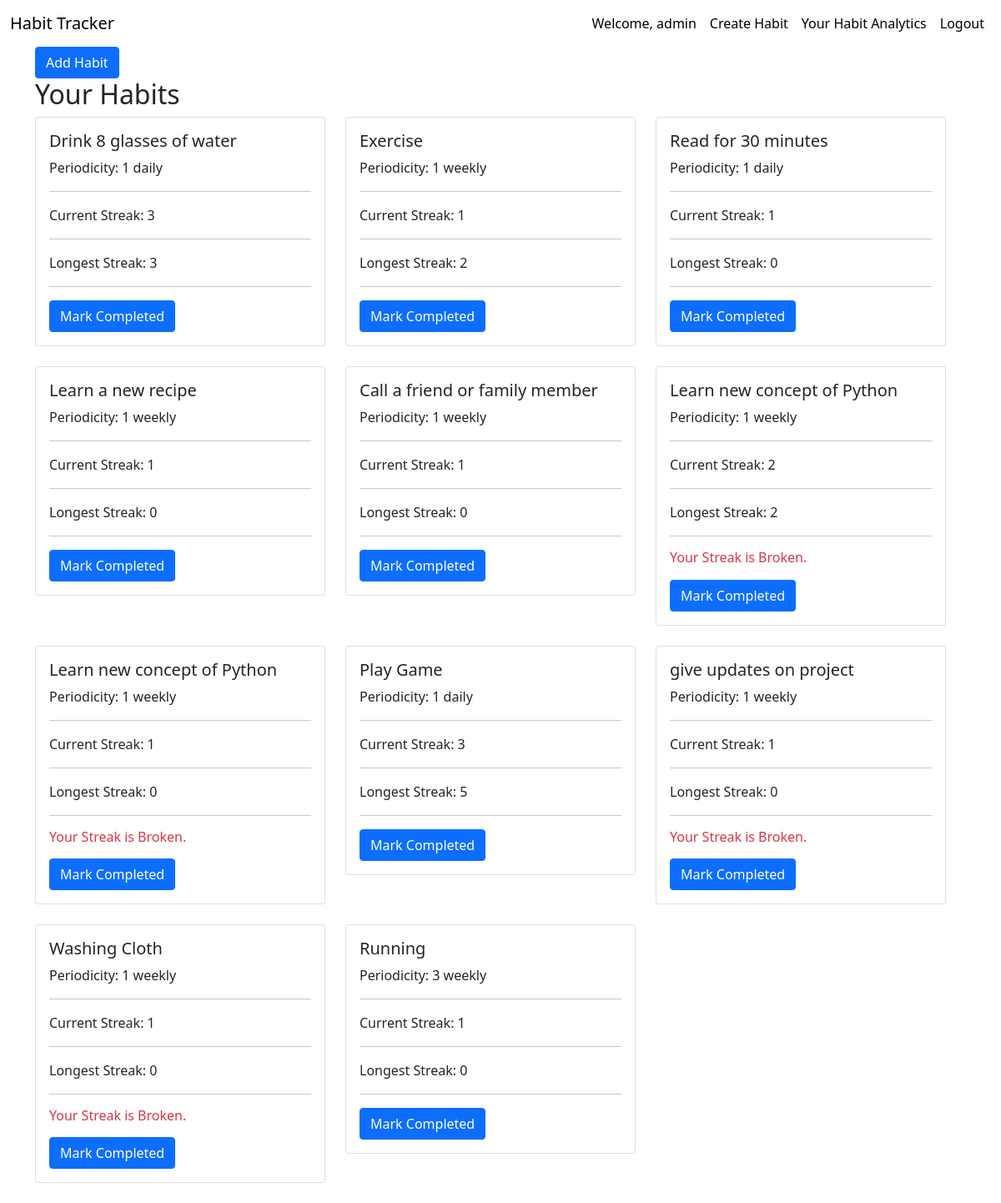
The app's page / (signed in) with its own data.
### core/models.py (models this page shows, shortened)
class Habit(models.Model):
    FREQUENCY_CHOICES = [
        ('daily', 'Daily'),
        ('weekly', 'Weekly'),
    ]
    user = models.ForeignKey(User, on_delete=models.CASCADE)
    task = models.CharField(max_length=200)
    periodicity = models.PositiveIntegerField()
    frequency = models.CharField(max_length=10, choices=FREQUENCY_CHOICES)
    current_streak = models.PositiveIntegerField(default=0)
    longest_streak = models.PositiveIntegerField(default=0)
    last_completed_date = models.DateField(null=True, blank=True)
    broken = models.BooleanField(default=False)
    missed_completions = models.PositiveIntegerField(default=0)
    created_date = models.DateField(auto_now_add=True)

### core/views.py (the view)
# urls.py: path('', views.HabitListView.as_view(), name='habit_list_view'),
class HabitListView(LoginRequiredMixin, ListView):
    template_name = 'pages/habit_list_page.html'
    context_object_name = 'habit_list'
    form_class = HabitForm
    model = Habit
    success_url = reverse_lazy('habit_list_view')
    def get_queryset(self, *args, **kwargs):
        super().get_queryset()
        qs = self.model.objects.filter(user=self.request.user)
        return qs
    def get_context_data(self, **kwargs):
        context = super().get_context_data(**kwargs)
        context['form'] = self.form_class
        return context

### core/templatetags/habit_completed_tag.py (called while the page is built)
@register.filter(name='completed_today')
def completed_today(habit, user):
    if habit.frequency == 'weekly':
        start_of_week = timezone.now().date() - timedelta(days=timezone.now().date().weekday())
        end_of_week = start_of_week + timedelta(days=6)
        return CompletedTask.objects.filter(habit=habit, completed_date__range=(start_of_week, end_of_week),
                                            habit__user=user).exists()
    return habit.completedtask_set.filter(completed_date=date.today()).exists()

### templates/pages/habit_list_page.html (shortened to what this page needs)
{% extends 'base.html' %}
{% load habit_completed_tag %}
{% load crispy_forms_filters %}
{% load static %}
{% block content %}
<div class="container">
    <div class="row">
        <div class="col-md-7">
            <button type="button" class="btn btn-primary" data-bs-toggle="modal" data-bs-target="#habitModal">
                Add Habit
            </button>
        </div>
    </div>
    <h2>Your Habits</h2>
    <div class="row">
    <div class="row">
    {% for data in habit_list %}
    <div class="col-md-4 mb-4">
        <div class="card">
            <div class="card-body">
                <h5 class="card-title">{{ data.task }}</h5>
                <p class="card-text">
                    Periodicity: {{ data.periodicity }} {{ data.frequency }}
                <hr>
                    Current Streak: {{ data.current_streak }}
             <hr>
                    Longest Streak: {{ data.longest_streak }}
             <hr>
                    {% if data.broken %}
                        <h6 class="text-danger title"> Your Streak is Broken.</h6>
                    {% endif %}
                </p>
                <form method="get" action="{% url 'mark_completed' data.id %}">
                    {% if data|completed_today:request.user %}
                        <button  class="btn btn-success disabled">
                              Your Goal Is Achieved.
                        </button>
                    {% else %}
                        <button type="submit" class="btn btn-primary">
                            Mark Completed
                        </button>
                          {% endif %}
                </form>
            </div>
        </div>
    </div>
    {% endfor %}
</div>
    </div>
</div>
{% endblock content %}

### templates/base.html (shortened to what this page needs)
{% load static %}
<!doctype html>
<html lang="en">
  <head>
      <link href="https://cdn.jsdelivr.net/npm/bootstrap@5.1.3/dist/css/bootstrap.min.css" rel="stylesheet">
      <link rel="stylesheet" href="https://cdn.jsdelivr.net/npm/bootstrap-icons@1.7.0/font/bootstrap-icons.css">
  </head>
<body>
    {% include 'partials/_navbar.html' %}
       <div class="container-fluid">
            {% block content %}
            {% endblock content %}
       </div>
 <link rel="stylesheet" href="https://cdn.jsdelivr.net/npm/bootstrap-icons@1.7.0/font/bootstrap-icons.css">
  </body>
</html>

### templates/partials/_navbar.html (shortened to what this page needs)
{% load static %}
  <nav class="navbar sticky-top navbar-expand-lg">
    <div class="container-fluid">
      <a class="navbar-brand" href="{% url 'habit_list_view' %}">Habit Tracker</a>
      <div class="collapse navbar-collapse" id="navbarNavAltMarkup">
        <div class="navbar-nav ms-auto">
          {%  if request.user.is_authenticated %}
                 <a class="nav-link"> Welcome, {{ request.user.username }}</a>
                   <a class="nav-link" href="{% url 'habit_list_view' %}"> Create Habit</a>
                   <a class="nav-link" href="{% url 'analytic_question_answer' %}"> Your Habit Analytics </a>
                  <a class="nav-link" href="{% url 'logout' %}">Logout</a>
          {% else %}
                 <a class="nav-link" href="{% url 'login' %}">Login</a>
          {% endif %}
        </div>
      </div>
    </div>
  </nav>

### templates/partials/_navbar.html (style rules this page uses)
a { color: black; text-decoration: none; }
.nav-link { color: black; }

### records on screen
Habit: task "Drink 8 glasses of water", periodicity "1", frequency "daily", current_streak "3", longest_streak "3", shows "Mark Completed"
Habit: task "Exercise", periodicity "1", frequency "weekly", current_streak "1", longest_streak "2", shows "Mark Completed"
Habit: task "Read for 30 minutes", periodicity "1", frequency "daily", current_streak "1", longest_streak "0", shows "Mark Completed"
Habit: task "Learn a new recipe", periodicity "1", frequency "weekly", current_streak "1", longest_streak "0", shows "Mark Completed"
Habit: task "Call a friend or family member", periodicity "1", frequency "weekly", current_streak "1", longest_streak "0", shows "Mark Completed"
Habit: task "Learn new concept of Python", periodicity "1", frequency "weekly", current_streak "2", longest_streak "2", broken "Your Streak is Broken.", shows "Mark Completed"
Habit: task "Learn new concept of Python", periodicity "1", frequency "weekly", current_streak "1", longest_streak "0", broken "Your Streak is Broken.", shows "Mark Completed"
Habit: task "Play Game", periodicity "1", frequency "daily", current_streak "3", longest_streak "5", shows "Mark Completed"
Habit: task "give updates on project", periodicity "1", frequency "weekly", current_streak "1", longest_streak "0", broken "Your Streak is Broken.", shows "Mark Completed"
Habit: task "Washing Cloth", periodicity "1", frequency "weekly", current_streak "1", longest_streak "0", broken "Your Streak is Broken.", shows "Mark Completed"
Habit: task "Running", periodicity "3", frequency "weekly", current_streak "1", longest_streak "0", shows "Mark Completed"

### other values on screen
{{ request.user.username }} "admin"
